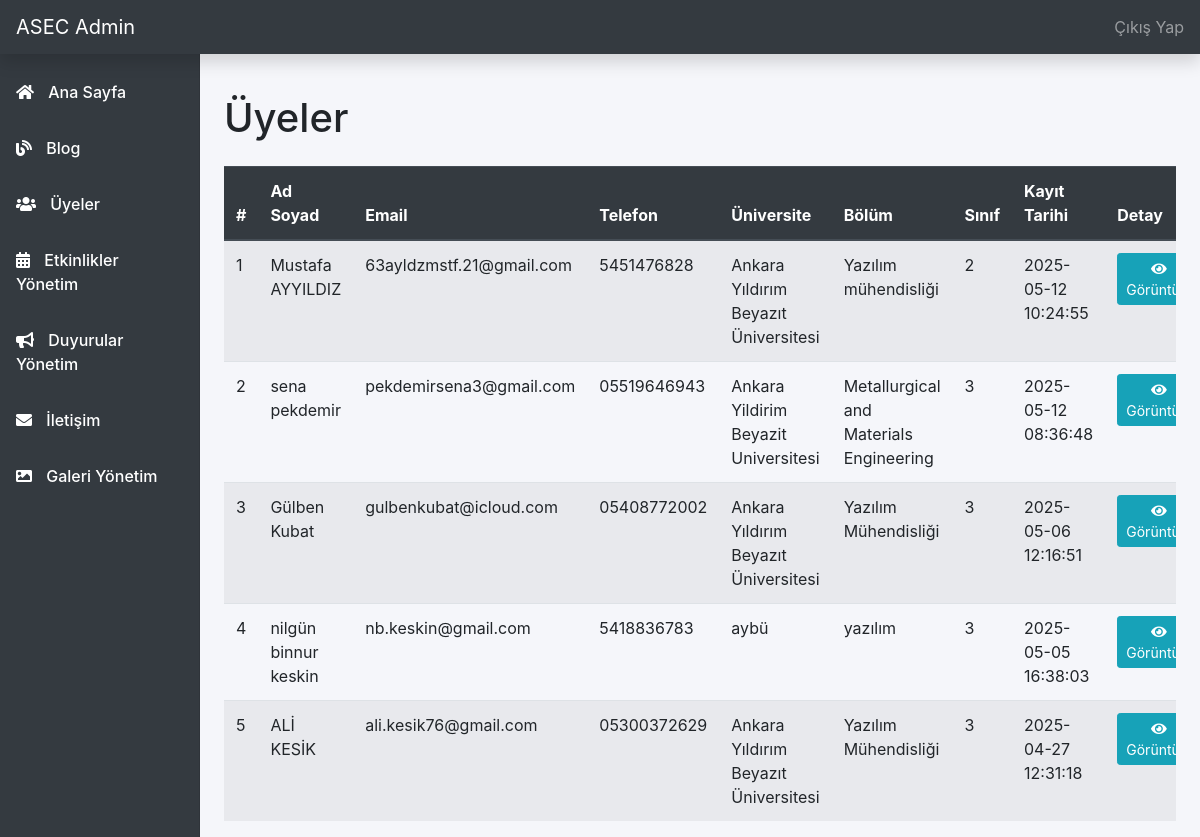
/admin/uyeler-yonetim.php (signed in), run on the app's committed database.
### tables this page shows
CREATE TABLE `users` (
  `id` int(11) NOT NULL,
  `name` varchar(100) NOT NULL,
  `phone` varchar(30) NOT NULL,
  `email` varchar(120) NOT NULL,
  `university` varchar(100) NOT NULL,
  `department` varchar(100) NOT NULL,
  `class` varchar(20) NOT NULL,
  `password` varchar(255) NOT NULL,
  `created_at` timestamp NOT NULL DEFAULT current_timestamp(),
  `cv` varchar(255) DEFAULT NULL,
  `avatar` varchar(255) DEFAULT NULL,
  `birthdate` date DEFAULT NULL,
  `address` varchar(255) DEFAULT NULL,
  `bio` text DEFAULT NULL,
  `instagram` varchar(120) DEFAULT NULL,
  `linkedin` varchar(120) DEFAULT NULL,
  `achievements` text DEFAULT NULL
);

### admin/uyeler-yonetim.php (the view, shortened to what this page needs)
<?php
require_once 'includes/config.php';
$sql = "SELECT id, name, phone, email, university, department, class, created_at FROM users ORDER BY created_at DESC";
$result = mysqli_query($conn, $sql);
?>
<?php include 'admin-header.php'; ?>
<?php include 'sidebar.php'; ?>
<main class="container-fluid">
    <div class="row">
        <div class="col-md-9 ml-sm-auto col-lg-10 px-md-4">
            <h1 class="mt-4 mb-4">Üyeler</h1>
            <div class="table-responsive">
                <table class="table table-striped table-hover">
                    <thead class="thead-dark">
                        <tr>
                            <th>#</th>
                            <th>Ad Soyad</th>
                            <th>Email</th>
                            <th>Telefon</th>
                            <th>Üniversite</th>
                            <th>Bölüm</th>
                            <th>Sınıf</th>
                            <th>Kayıt Tarihi</th>
                            <th>Detay</th>
                        </tr>
                    </thead>
                    <tbody>
                    <?php if(mysqli_num_rows($result) > 0): $i=1; while($uye = mysqli_fetch_assoc($result)): ?>
                        <tr>
                            <td><?= $i++ ?></td>
                            <td><?= htmlspecialchars($uye['name']) ?></td>
                            <td><?= htmlspecialchars($uye['email']) ?></td>
                            <td><?= htmlspecialchars($uye['phone']) ?></td>
                            <td><?= htmlspecialchars($uye['university']) ?></td>
                            <td><?= htmlspecialchars($uye['department']) ?></td>
                            <td><?= htmlspecialchars($uye['class']) ?></td>
                            <td><?= htmlspecialchars($uye['created_at']) ?></td>
                            <td><a href="uye-detay.php?id=<?= $uye['id'] ?>" class="btn btn-info btn-sm"><i class="fas fa-eye"></i> Görüntüle</a></td>
                        </tr>
                    <?php endwhile; else: ?>
                        <tr><td colspan="5" class="text-center">Hiç üye bulunamadı.</td></tr>
                    <?php endif; ?>
                    </tbody>
                </table>
            </div>
        </div>
    </div>
</main>
</body>
</html>

### admin/admin-header.php (style rules this page uses)
body { background: #f5f6fa; }
.container, main { margin-left: 240px; padding-top: 70px; }

### data on the page
users: name "Mustafa AYYILDIZ", email "63ayldzmstf.21@gmail.com", phone "5451476828", university "Ankara Yıldırım Beyazıt Üniversitesi", department "Yazılım mühendisliği", class "2", created_at "2025-05-12 10:24:55"
users: name "sena pekdemir", email "pekdemirsena3@gmail.com", phone "05519646943", university "Ankara Yildirim Beyazit Universitesi", department "Metallurgical and Materials Engineering", class "3", created_at "2025-05-12 08:36:48"
users: name "Gülben Kubat", email "gulbenkubat@icloud.com", phone "05408772002", university "Ankara Yıldırım Beyazıt Üniversitesi", department "Yazılım Mühendisliği", class "3", created_at "2025-05-06 12:16:51"
users: name "nilgün binnur keskin", email "nb.keskin@gmail.com", phone "5418836783", university "aybü", department "yazılım", class "3", created_at "2025-05-05 16:38:03"
users: name "ALİ KESİK", email "ali.kesik76@gmail.com", phone "05300372629", university "Ankara Yıldırım Beyazıt Üniversitesi", department "Yazılım Mühendisliği", class "3", created_at "2025-04-27 12:31:18"
